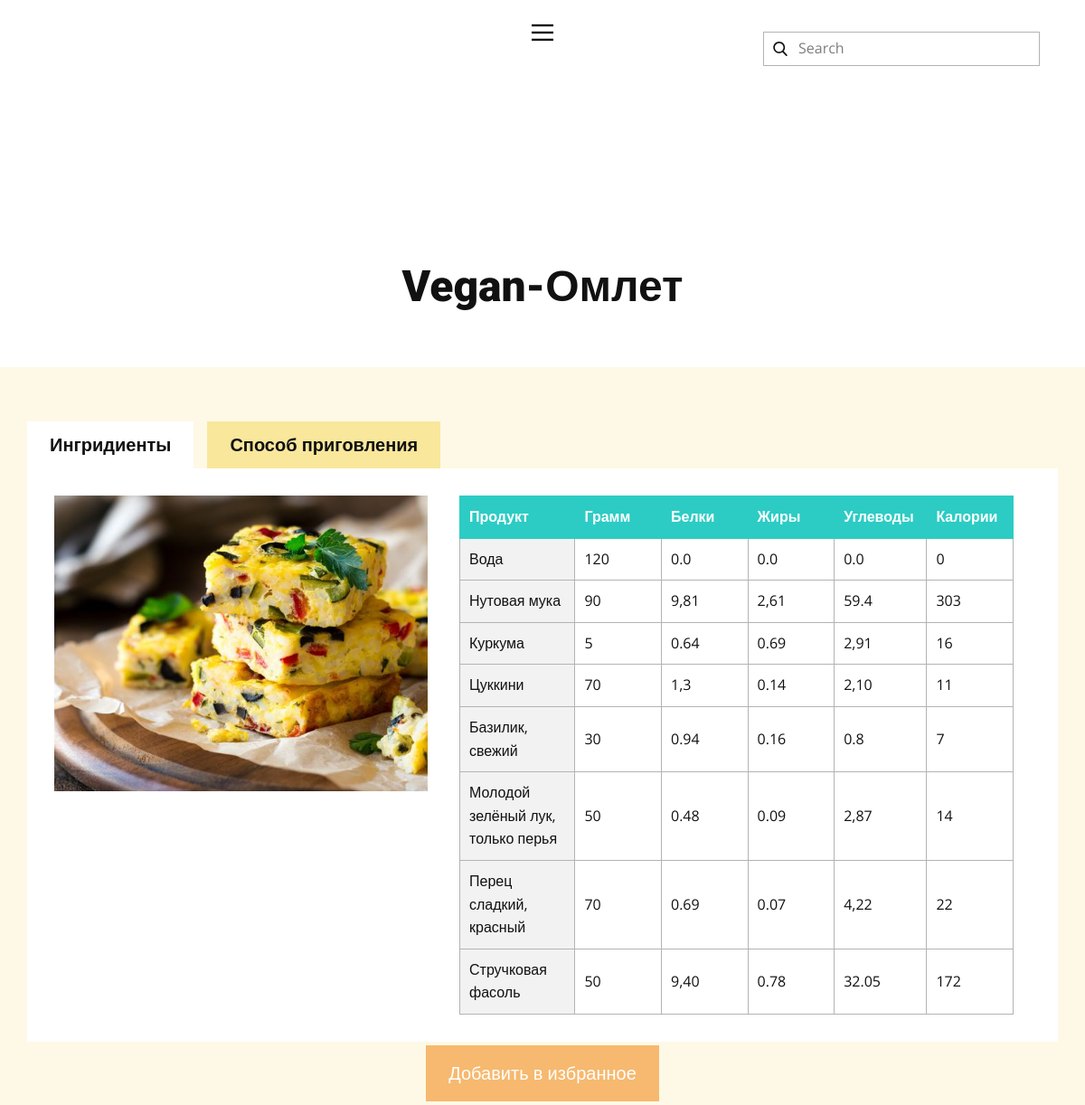
Page /page_recipe/2 on the committed database.
### tables this page shows
CREATE TABLE recipes (
   id integer PRIMARY KEY autoincrement,
   Title varchar(255) NOT NULL,
   Gram integer NOT NULL,
   Protein double,
   Fats double,
   Carbohydrates double,
   Calories integer NOT NULL,
   Method_of_preparation varchar
, picture BLOB);

CREATE TABLE ingredients(
   id integer PRIMARY KEY autoincrement,
   Title varchar(255) NOT NULL,
   Gram integer NOT NULL,
   Protein double,
   Fats double,
   Carbohydrates double,
   Calories integer,
   recipe integer NOT NULL,
   FOREIGN KEY (recipe) REFERENCES recipes(id)
   ON DELETE CASCADE
);

### labapp/router.py (the view)
@app.route('/page_recipe/<id>', methods=['GET'])
def page_recipe(id):
    ingredients = webservice.get_recipe_ingredients(id)
    recipe = webservice.get_recipe_by_id(id)
    return render_template('Страница-1.html',
                           title='Страница1',
                           posted_recipe =recipe,
                           posted_ingredients=ingredients
                )

### labapp/repository/connectorfactory.py (called while the page is built)
    def get_connector(self, datastore):
        if datastore.startswith("sqlite:///"):
            self.instance = SQLiteStoreConnector(datastore)
            if self.instance.connect():
                return self.instance
        elif datastore.startswith("pymysql://"):
            self.instance = MySQLStoreConnector(datastore)
            if self.instance.connect():
                return self.instance
        return None

### labapp/repository/sql_api.py (called while the page is built)
def select_recipe_inredients(connector: StoreConnector, id) -> List[tuple]:
    query = f'''SELECT id, Title, Gram, Protein, Fats, Carbohydrates, Calories, recipe
FROM ingredients WHERE recipe = {id}'''
    result = connector.execute(query).fetchall()
    return result

def select_recipe_by_id(connector: StoreConnector, id) -> tuple:
    query = f'''SELECT id, Title, Gram, Protein, Fats, Carbohydrates, Calories, Method_of_preparation
FROM recipes WHERE id = {id}'''
    result = connector.execute(query).fetchone()
    return result

### labapp/repository/sqliteconnector.py (called while the page is built)
    def connect(self):
        try:
            connection = sqlite3.connect(self._datastore[10:])
            cursor = connection.cursor()
            cursor.execute("PRAGMA foreign_keys = 1")
            cursor.close()
            self.connection = connection
            print("SQLite database connected.")
            return True
        except Exception as e:
            print(f'Connection error: {str(e)}')
            return False

    def execute(self, query):
        result = None
        if self._cursor is not None:
            try:
                result = self._cursor.execute(query)
            except Exception as e:
                self.connection.rollback()
                print(f'Query execution error: {str(e)}')
        else:
            print("Use start_transaction() first.")
        return result

    def start_transaction(self):
        if self._cursor is None and self.connection is not None:
            self._cursor = self.connection.cursor()

    def end_transaction(self):
        if self.connection is not None and self._cursor is not None:
            self.connection.commit()
            self._cursor.close()
            self._cursor = None

    def close(self):
        self.connection.close()
        self.connection = None

### labapp/templates/Страница-1.html (shortened to what this page needs)
<!DOCTYPE html>
<html style="font-size: 16px;" lang="ru"><head>
    <link rel="stylesheet" href="/static/stylesheets/nicepage.css" media="screen">
<link rel="stylesheet" href="/static/stylesheets/Страница-1.css" media="screen">
  </head>
  <body class="u-body u-xl-mode" data-lang="ru"><header class="u-clearfix u-header u-header" id="sec-03fb"><div class="u-clearfix u-sheet u-sheet-1">
    {% block content %}
        <nav class="u-align-left u-menu u-menu-hamburger u-offcanvas u-menu-1" data-responsive-from="XL">
          <div class="menu-collapse">
            <a class="u-button-style u-nav-link" href="#" style="padding: 4px 0px; font-size: calc(1em + 8px);" data-lang-en="{&quot;content&quot;:&quot;\n          <svg class=\&quot;u-svg-link\&quot; preserveAspectRatio=\&quot;xMidYMin slice\&quot; viewBox=\&quot;0 0 302 302\&quot; style=\&quot;\&quot;><use xlink:href=\&quot;#svg-5c50\&quot;></use></svg>\n          <svg xmlns=\&quot;http://www.w3.org/2000/svg\&quot; xmlns:xlink=\&quot;http://www.w3.org/1999/xlink\&quot; version=\&quot;1.1\&quot; id=\&quot;svg-5c50\&quot; x=\&quot;0px\&quot; y=\&quot;0px\&quot; viewBox=\&quot;0 0 302 302\&quot; style=\&quot;enable-background:new 0 0 302 302;\&quot; xml:space=\&quot;preserve\&quot; class=\&quot;u-svg-content\&quot;><g><rect y=\&quot;36\&quot; width=\&quot;302\&quot; height=\&quot;30\&quot;></rect><rect y=\&quot;236\&quot; width=\&quot;302\&quot; height=\&quot;30\&quot;></rect><rect y=\&quot;136\&quot; width=\&quot;302\&quot; height=\&quot;30\&quot;></rect>\n</g><g></g><g></g><g></g><g></g><g></g><g></g><g></g><g></g><g></g><g></g><g></g><g></g><g></g><g></g><g></g></svg>\n        &quot;,&quot;href&quot;:&quot;#&quot;}">
              <svg class="u-svg-link" preserveAspectRatio="xMidYMin slice" viewBox="0 0 302 302" style=""><use xlink:href="#svg-5c50"></use></svg>
            </a>
          </div>
        </nav>
        <form action="#" method="get" class="u-border-1 u-border-grey-30 u-search u-search-left u-white u-search-1">
          <button class="u-search-button" type="submit">
            <span class="u-search-icon u-spacing-10">
              <svg class="u-svg-link" preserveAspectRatio="xMidYMin slice" viewBox="0 0 56.966 56.966"><use xlink:href="#svg-e435"></use></svg>
            </span>
          </button>
          <input class="u-search-input" type="search" name="search" value="" placeholder="Search">
        </form>
      </div></header>
    <section class="u-clearfix u-section-1" id="sec-388b">
      <div class="u-clearfix u-sheet u-sheet-1"></div>
    </section>
    <section class="u-align-center u-clearfix u-section-2" id="sec-3261">
      <div class="u-clearfix u-sheet u-valign-middle u-sheet-1">
        <h1 class="u-text u-text-default u-text-1">{{posted_recipe[1]}}</h1>
      </div>
    </section>
    <section class="u-align-center u-clearfix u-palette-3-light-3 u-section-3" id="sec-0f47">
      <div class="u-clearfix u-sheet u-sheet-1">
        <div class="u-expanded-width u-tabs u-tabs-1">
          <ul class="u-spacing-15 u-tab-list u-unstyled" role="tablist">
            <li class="u-tab-item" role="presentation">
              <a class="active u-active-white u-button-style u-palette-3-light-2 u-tab-link u-tab-link-1" id="link-tab-0da5" href="#tab-0da5" role="tab" aria-controls="tab-0da5" aria-selected="true">Ингридиенты</a>
            </li>
            <li class="u-tab-item" role="presentation">
              <a class="u-active-white u-button-style u-palette-3-light-2 u-tab-link u-tab-link-2" id="link-tab-14b7" href="#tab-14b7" role="tab" aria-controls="tab-14b7" aria-selected="false">Способ приговления</a>
            </li>
          </ul>
          <div class="u-tab-content">
            <div class="u-container-style u-tab-active u-tab-pane u-white u-tab-pane-1" id="tab-0da5" role="tabpanel" aria-labelledby="link-tab-0da5">
              <div class="u-container-layout u-container-layout-1">
                <img alt="" class="u-image u-image-default u-image-1" data-image-width="960" data-image-height="540" src="/static/images/{{posted_recipe[0]}}.jpg">
                <div class="u-table u-table-responsive u-table-1">
                  <table class="u-table-entity">
                    <colgroup>
                      <col width="20%">
                      <col width="15%">
                      <col width="15%">
                      <col width="15%">
                      <col width="15%">
                      <col width="15%">
                      <col height="15%">
                    </colgroup>
                    <thead class="u-palette-4-base u-table-header u-table-header-1">
                      <tr style="height: 15px;">
                        <th class="u-border-1 u-border-palette-4-base u-table-cell">Продукт</th>
                        <th class="u-border-1 u-border-palette-4-base u-table-cell"> Грамм</th>
                        <th class="u-border-1 u-border-palette-4-base u-table-cell">Белки</th>
                        <th class="u-border-1 u-border-palette-4-base u-table-cell">Жиры</th>
                        <th class="u-border-1 u-border-palette-4-base u-table-cell">Углеводы</th>
                        <th class="u-border-1 u-border-palette-4-base u-table-cell">Калории</th>
                      </tr>
                    </thead>
                    <tbody class="u-table-body">
                      {% for row in posted_ingredients %}
                      <tr style="height: 15px;">
                        <td class="u-border-1 u-border-grey-30 u-first-column u-grey-5 u-table-cell u-table-cell-7">{{row[1]}}</td>
                        <td class="u-border-1 u-border-grey-30 u-table-cell">{{row[2]}}</td>
                        <td class="u-border-1 u-border-grey-30 u-table-cell">{{row[3]}}</td>
                        <td class="u-border-1 u-border-grey-30 u-table-cell">{{row[4]}}</td>
                        <td class="u-border-1 u-border-grey-30 u-table-cell">{{row[5]}}</td>
                        <td class="u-border-1 u-border-grey-30 u-table-cell">{{row[6]}}</td>
                      </tr>
                      {% endfor %}
                    </tbody>
                  </table>
                </div>
              </div>
            </div>
          </div>
        </div>
        <a href="" class="button">Добавить в избранное</a>
      </div>
    </section>
    {% endblock %}
</body></html>

### labapp/static/stylesheets/Страница-1.css (style rules this page uses)
.u-section-1 .u-sheet-1 { min-height: 49px; }
.u-section-2 .u-sheet-1 { min-height: 177px; }
.u-section-2 .u-text-1 { font-weight: 900; margin: 60px auto; }
.u-section-3 { background-image: none; }
.u-section-3 .u-sheet-1 { min-height: 560px; }
.u-section-3 .u-tabs-1 { min-height: 439px; height: auto; margin: 60px auto 0 0; }
.u-section-3 .u-tab-link-1 { font-size: 1.25rem; background-image: none; font-weight: 600; padding: 10px 25px; }
.u-section-3 .u-tab-link-2 { font-size: 1.25rem; background-image: none; font-weight: 600; padding: 10px 25px; }
.u-section-3 .u-tab-pane-1 { background-image: none; }
.u-section-3 .u-container-layout-1 { padding: 30px; }
.u-section-3 .u-image-1 { width: 413px; height: 327px; margin: 0 auto 0 0; }
.u-section-3 .u-table-1 { width: 613px; margin: -327px 19px 0 auto; }
.u-section-3 .u-table-header-1 { font-weight: 700; background-image: none; }
.u-section-3 .u-table-cell-7 { background-image: none; }

### labapp/templates/Страница-1.html (style rules this page uses)
.button { background-color: #f6b96f; border: none; color: white; padding: 15px 25px; text-align: rigth; text-decoration: none; display: inline-block; font-size: 20px; margin: 4px 2px; cursor: pointer; }

### rows in the picture
recipes: Title "Vegan-Омлет"
ingredients: Title "Вода", Gram "120", Protein "0.0", Fats "0.0", Carbohydrates "0.0", Calories "0"
ingredients: Title "Нутовая мука", Gram "90", Protein "9,81", Fats "2,61", Carbohydrates "59.4", Calories "303"
ingredients: Title "Куркума", Gram "5", Protein "0.64", Fats "0.69", Carbohydrates "2,91", Calories "16"
ingredients: Title "Цуккини", Gram "70", Protein "1,3", Fats "0.14", Carbohydrates "2,10", Calories "11"
ingredients: Title "Базилик, свежий", Gram "30", Protein "0.94", Fats "0.16", Carbohydrates "0.8", Calories "7"
ingredients: Title "Молодой зелёный лук, только перья", Gram "50", Protein "0.48", Fats "0.09", Carbohydrates "2,87", Calories "14"
ingredients: Title "Перец сладкий, красный", Gram "70", Protein "0.69", Fats "0.07", Carbohydrates "4,22", Calories "22"
ingredients: Title "Стручковая фасоль", Gram "50", Protein "9,40", Fats "0.78", Carbohydrates "32.05", Calories "172"
